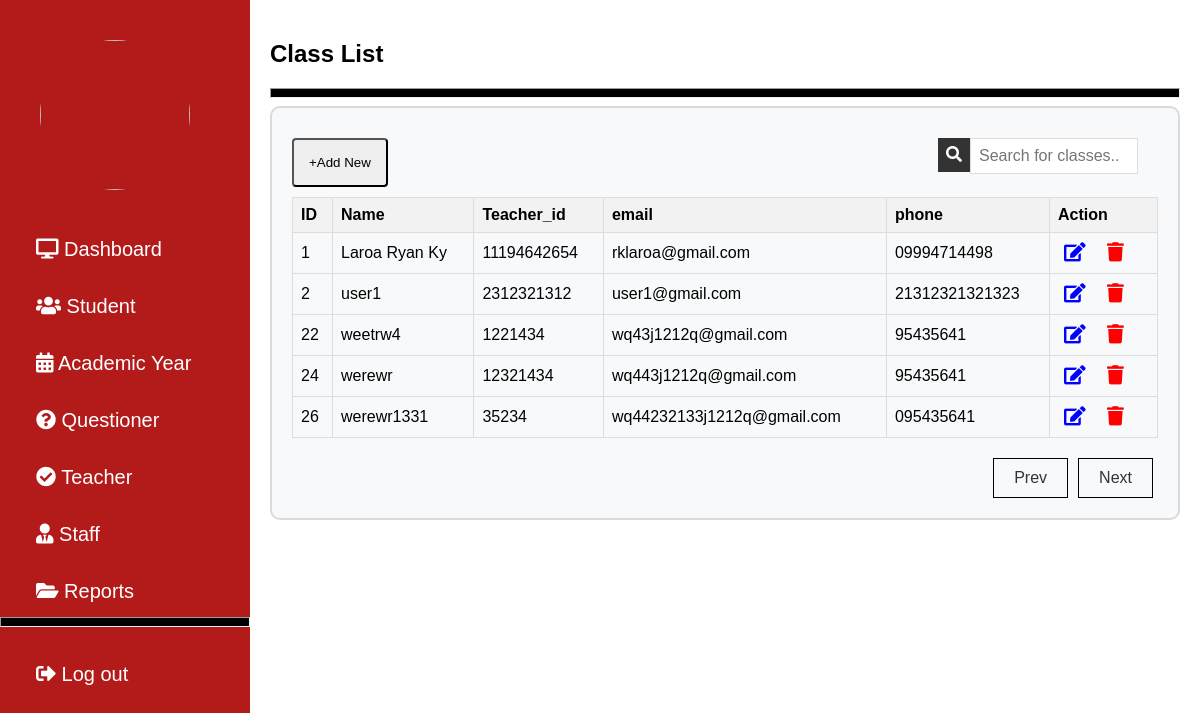
The page /admin/ManageStudents.php on the database its author committed.
### tables this page shows
CREATE TABLE `student` (
  `id` int(11) NOT NULL,
  `name` varchar(255) NOT NULL,
  `identifier` varchar(50) NOT NULL,
  `email` varchar(255) NOT NULL,
  `phone` varchar(20) NOT NULL,
  `dob` date NOT NULL,
  `gender` enum('Male','Female','Others') NOT NULL,
  `password` varchar(255) NOT NULL,
  `created_at` timestamp NOT NULL DEFAULT current_timestamp()
);

### admin/ManageStudents.php (the view, shortened to what this page needs)
<!DOCTYPE html>
<html lang="en">
<head>
    <link rel="stylesheet" href="../Css/admin.css">
    <link rel="stylesheet" href="https://cdnjs.cloudflare.com/ajax/libs/font-awesome/5.12.1/css/all.min.css">
    <link rel="stylesheet" href="https://unicons.iconscout.com/release/v4.0.0/css/line.css" />
    <link rel="stylesheet" href="https://cdnjs.cloudflare.com/ajax/libs/font-awesome/4.7.0/css/font-awesome.min.css">
</head>
<body>
    <?php include 'sidebar.php'; ?>
    <div class="main content">
         <h2>Class List</h2>
         <hr>
        <div class="row3">
            <div class="column3">
                <div class="card3">
                    <button class="btn" onclick="document.getElementById('addStudentModal').style.display='block'">+Add New</button>
                    <div class="search-container">
                        <input type="text" id="searchInput" onkeyup="searchTable()" placeholder="Search for classes..">
                        <button onclick="searchTable()"><i class="fas fa-search"></i></button>
                    </div>
                    <table>
                        <tr>
                            <th>ID</th>
                            <th>Name</th>
                            <th>Teacher_id</th>
                            <th>email</th>
                            <th>phone</th>
                            <th>Action</th>
                        </tr>
                        <?php
                        $servername = "localhost";
                        $username = "root";
                        $password = "";
                        $dbname = "faculty_db";
                        $conn = new mysqli($servername, $username, $password, $dbname);
                        $sql = "SELECT id, name, identifier, email, phone FROM student";
                        $result = $conn->query($sql);
                        if ($result->num_rows > 0) {
                            while($row = $result->fetch_assoc()) {
                                echo "<tr>
                                    <td>" . $row["id"]. "</td>
                                    <td>" . $row["name"]. "</td>
                                     <td>" . $row["identifier"]. "</td>
                                    <td>" . $row["email"]. "</td>
                                    <td>" . $row["phone"]. "</td>
                                    <td>
                                        <button class='icon-btn'><i class='fas fa-edit'></i></button>
                                        <button class='icon-btn'><i class='fas fa-trash'></i></button>
                                    </td>
                                </tr>";
                            }
                        } else {
                            echo "<tr><td colspan='5'>No students found</td></tr>";
                        }
                        ?>
                    </table>
                    <div class="pagination" id="pagination">
                        <a href="#" id="prevPage" onclick="prevPage()">Prev</a>
                        <a href="#" id="nextPage" onclick="nextPage()">Next</a>
                    </div>
                </div>
            </div>
        </div>
    </div>
</body>
</html>

### Css/admin.css (style rules this page uses)
body { font-family: 'Poppins', sans-serif; margin: 0; padding: 0; box-sizing: border-box; }
.main { margin-left: 250px; font-size: 20px; padding: 20px; transition: margin-left 0.3s; }
hr { background-color: black; height: 8px; }
.btn { border-radius: 4px; float: left; padding: 15px; margin-bottom: 10px; }
.search-container { margin-bottom: 10px; }
.search-container input[type='text'] { padding: 8px; font-size: 16px; border: 1px solid #ddd; width: 150px; float: right; margin-right: 20px; }
.search-container button { padding: 8px; font-size: 16px; background-color: #333; color: #fff; border: none; cursor: pointer; float: right; }
.column3 { float: left; width: 200%; padding: 20px; box-sizing: border-box; }
.row3 { display: flex; flex-wrap: wrap; background-color: #f8f9fa; border: 2px solid rgba(0, 0, 0, 0.125); border-radius: 10px; }
.content { font-size: 16px; width: auto; display: block; background-color: #fff; bottom: 0; }

### admin/ManageStudents.php (style rules this page uses)
.row3 { display: flex; flex-wrap: wrap; background-color: #f8f9fa; border: 2px solid rgba(0, 0, 0, 0.125); border-radius: 10px; }
.card3 table { width: 100%; border-collapse: collapse; margin-top: 10px; }
.card3 th, .card3 td { border: 1px solid #ddd; padding: 8px; text-align: left; }
.card3 th { background-color: #f2f2f2; }
.icon-btn { background: none; border: none; cursor: pointer; font-size: 1.2em; margin-right: 5px; }
.icon-btn .fa-edit { color: blue; }
.icon-btn .fa-trash { color: red; }
.pagination { display: flex; justify-content: right; margin-top: 20px; }
.pagination a { margin: 0 5px; padding: 10px 20px; border: 1px solid rgb(0,0,0) ; text-decoration: none; color: #333; }

### rows shown on the page
student: id "1", name "Laroa Ryan Ky", identifier "11194642654", email "rklaroa@gmail.com", phone "09994714498"
student: id "2", name "user1", identifier "2312321312", email "user1@gmail.com", phone "21312321321323"
student: id "22", name "weetrw4", identifier "1221434", email "wq43j1212q@gmail.com", phone "95435641"
student: id "24", name "werewr", identifier "12321434", email "wq443j1212q@gmail.com", phone "95435641"
student: id "26", name "werewr1331", identifier "35234", email "wq44232133j1212q@gmail.com", phone "095435641"
